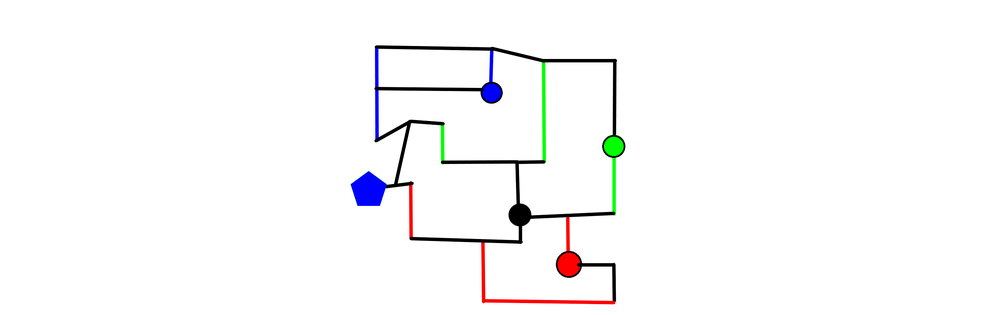
#> input picture shapeDetector/map-blue.png, 1000 x 315 px, shrunk from 2936 x 924 before the run
$ python colorTest.py
#> lines starting #> are read from the running program, lines starting #| are printed output that depends on the picture; after the words box and inside, x2 and y2 are one past the last pixel; in counts of white or black regions, pixels touching at a corner belong together
import sys
import cv2
import imutils
import numpy as np

image = cv2.imread('map-blue.png')
#> image is the input picture: shape (315, 1000, 3); mean B, G, R 249.7, 249.2, 249.6
bLower = np.array([110,50,50])
bUpper = np.array([130,255,255])
hsv = cv2.cvtColor(image, cv2.COLOR_BGR2HSV)
#> hsv: shape (315, 1000, 3); mean H, S, V 1.2, 3.3, 251.6
mask = cv2.inRange(hsv, bLower, bUpper)
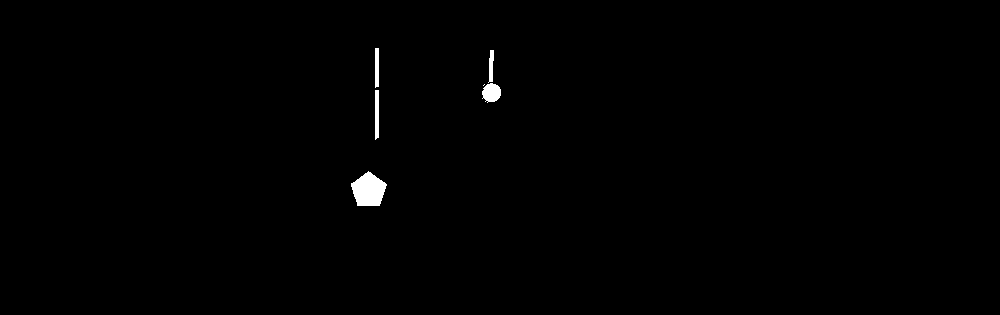
#> mask: shape (315, 1000); 0.52% white; 6 white regions (1 under 20 px), largest, box (x1, y1, x2, y2) and area: (351, 171, 387, 206) 877, (482, 83, 501, 103) 283, (375, 90, 379, 140) 195, (375, 48, 379, 88) 157, (488, 50, 494, 83) 132

cv2.imshow("Blue", mask)
cv2.waitKey(0)
